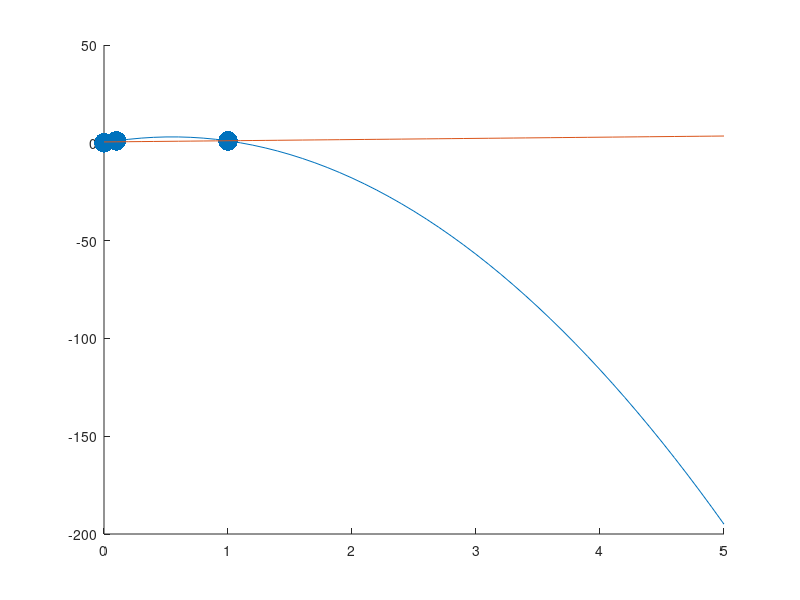

MATLAB code to generate this figure: (Note: this script raises an error after producing the figure.)
M = [[-1 2];[-1 -2]];
rng = [-3:0.1:3];

%Question 3
xdata = [0 0.1 1];
ydata = [0 1 1];
scatter(xdata, ydata, 200, 'filled')
hold on;
xvals=linspace(0,5,51);
p2=polyfit(xdata,ydata,2)
yvals=polyval(p2,xvals);
plot(xvals,yvals) 

p1=polyfit(xdata,ydata,1) 
yvals=polyval(p1,xvals);
plot(xvals,yvals)

% Question 1

dynamo4x(rng, 0.02, 1000, M, [0 0]')
hold on;

% Question 2

dynamo4x(rng, 0.02, 1000, -M, [0 0]')
hold on;

function ptseq = dynamo4x( rang,step,niter,cmtx,cvct )
figure
xinit=[rang rang rang(1)*ones(size(rang)) rang(end)*ones(size(rang))];
yinit=[rang(1)*ones(size(rang)) rang(end)*ones(size(rang)) rang rang];
[xcr,ycr] = meshgrid(linspace(rang(1),rang(end),100));
nullx=cmtx(1,1)*xcr+cmtx(1,2)*ycr+cvct(1,1);
nully=cmtx(2,1)*xcr+cmtx(2,2)*ycr+cvct(2,1);
% size(xinit)
for k=1:max(size(xinit))
    ptseq=[xinit(k);yinit(k)] ;
    curr=[xinit(k);yinit(k)] ;
    for i=1:niter
        curr=onestep(curr,cmtx,cvct,step) ;
        ptseq=[ptseq,curr] ;
    end
    plot(ptseq(1,:),ptseq(2,:),'blue')
    axis equal
    hold on ;
end
axis([rang(1) rang(end) rang(1) rang(end)])
contour(xcr,ycr,nullx,[0 0],'red','LineWidth',2) ;
contour(xcr,ycr,nully,[0 0],'red','LineWidth',2) ;
qplot(cmtx,cvct,[rang(1):.5:rang(end)])
end

function newx = onestep( oldx,cmat,cvec,dt)
newx=oldx+(cmat*oldx+cvec)*dt ;
end

function qv = qplot( cmat,cvec,rang )
%This function generates a quiver plot for the linear system
%specified by cmat. rang is the range (for both x and y)
[xx yy] = meshgrid(rang) ;
qv=[] ;
for xp=rang
    tcol=[] ;
    for yp=rang
        temp=.1*(cmat*[xp yp]'+cvec) ;
        tcol=[tcol,temp] ;
    end
    qv=cat(3,qv,tcol) ;
end
qx=reshape(qv(1,:,:),size(xx,1),size(xx,2)) ; 
qy=reshape(qv(2,:,:),size(yy,1),size(yy,2)) ;
quiver(xx,yy,qx,qy,'black') ;
axis equal
axis([[rang(1) rang(end)],[rang(1) rang(end)]]) ;
end